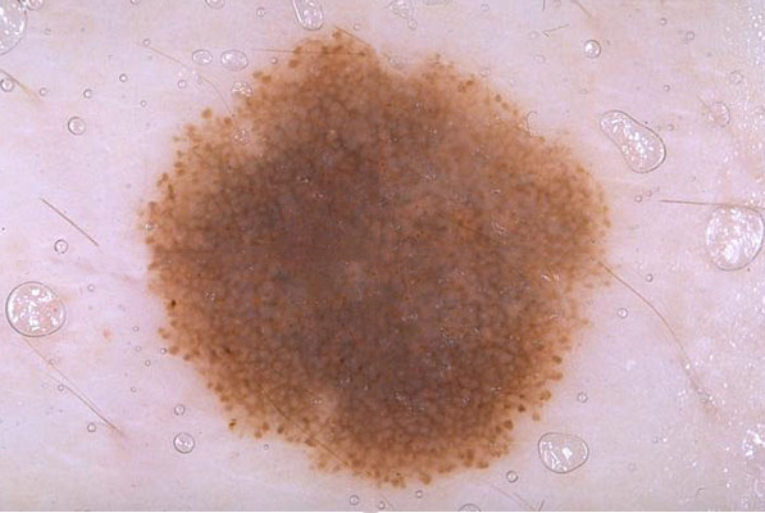
%> input picture Images/IMD_0001.png, 765 x 513 px
$ octave --eval "result = RemoveHair(imread('Images/IMD_0001.png'));"   (GNU Octave 9; MATLAB toolbox functions it lacks are replaced by stand-ins)
%> lines starting %> are read from the running program, lines starting %| are printed output that depends on the picture; in (x1, y1, x2, y2) boxes, pixels count from 0 and x2, y2 are one past the last pixel; in counts of white or black regions, pixels touching at a corner belong together; the program's own positions count from 1
% INPUT %
% rgb - imagem RGB
% intensity - n鷐ero de vezes que aplica o filtro de m閐ia para suavizar os
% fios de cabelo. recomendado valores de 1 a 5
% OUTPUT %
% RGB - imagem sem cabelos

function img_rgb = RemoveHair(img_rgb)

% Original size
[rows,cols,~] = size(img_rgb);
%> rows = 513; cols = 765

% Filters
MeanFilter = ones(3,3)/9;
% LaplacianFilter = [ 2 2 2; 2 -16 2; 2 2 2 ];
LoG = [ 0 0 1 0 0; 0 1 2 1 0; 1 2 -16 2 1; 0 1 2 1 0; 0 0 1 0 0 ];

% Variables
se = strel('disk',5);
img_original = img_rgb;
%> img_original is the input picture: size 513x765x3 uint8; mean R, G, B 192.9, 160.1, 160
n = 225; m = 300;
if rows ~= n & cols ~= m
    img_rgb = imresize(img_rgb,[225 300]);
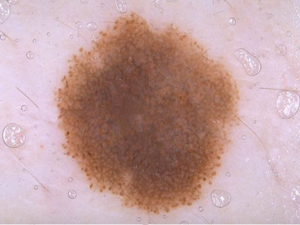
%> img_rgb: size 225x300x3 uint8; mean R, G, B 192.9, 160.1, 160
end
threshold = 0.3;

% ----------------------------------------- %

% Convert img to gray scale
img_gray = rgb2gray(img_rgb);
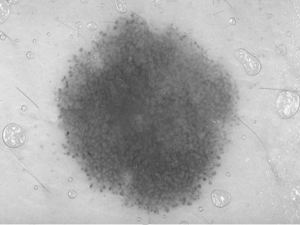
%> img_gray: size 225x300 uint8; min 62, max 253, mean 169.9

% Generate the hair mask
Imask = imfilter(img_gray,LoG);
Imask = imfilter(Imask,MeanFilter);
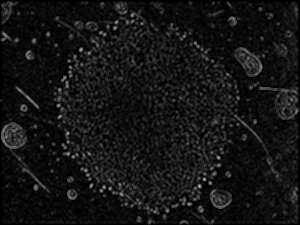
%> Imask: size 225x300 uint8; min 0, max 199, mean 20.5
Imask = im2bw(Imask,threshold);
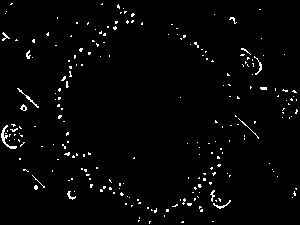
%> Imask: size 225x300 logical; 2.1% white in thin lines or dots

% Inpainting (Fast Digital Image Inpainting)
Imask = imresize(Imask,[rows cols]);
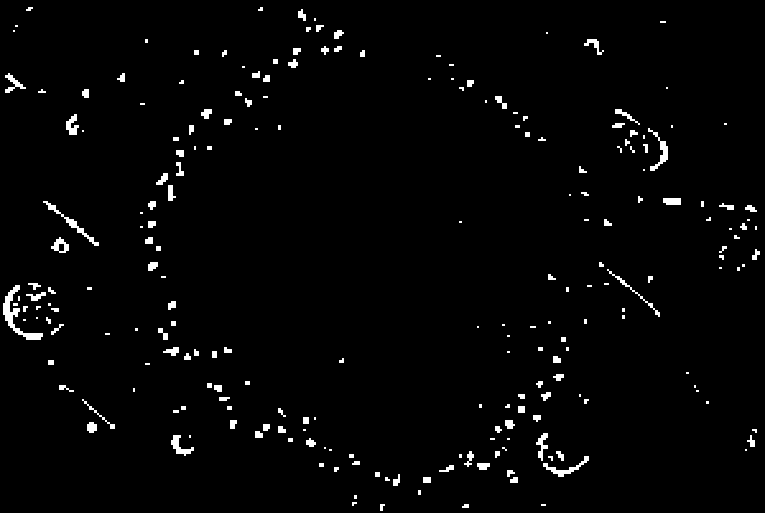
%> Imask: size 513x765 logical; 2.1% white; 226 white regions (98 under 20 px), largest, box (x1, y1, x2, y2) and area: (3, 285, 43, 340) 522, (43, 201, 99, 246) 285, (543, 456, 589, 477) 237
% [11 lines of commented-out code are left out]

img_rgb = inpainting(img_original, Imask);

% [6 lines of commented-out code are left out]

function F = inpainting(I, Imask)

[rows,cols,~] = size(I);
%> rows = 513; cols = 765
F = I;

index = find(Imask(:)==1);
%> index = 8329 values from 1843 to 389622
I(index) = 0;
I(rows*cols + index) = 0;
I(2*rows*cols + index) = 0;
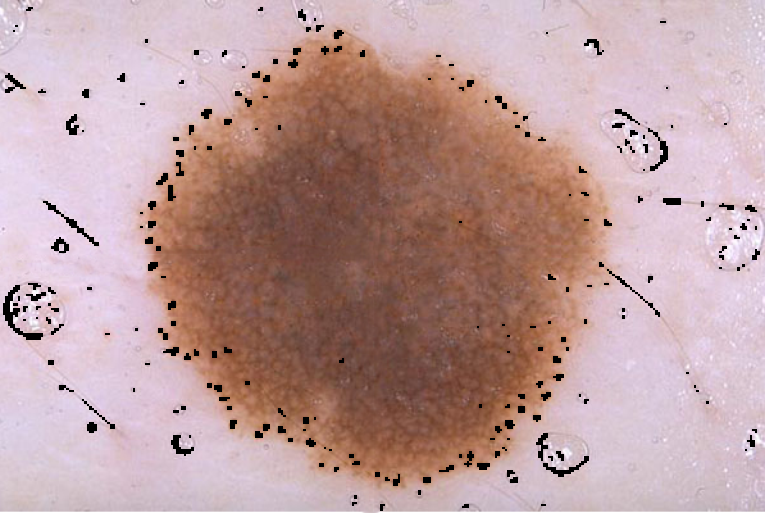
%> I: size 513x765x3 uint8; mean R, G, B 188.8, 156.8, 156.8

s = 6;
for i=1:rows
    mi = -s+i;
    Mi = s+i;
    for j=1:cols
        mj = -s+j;
        Mj = s+j;
        if Imask(i,j) == 1
            if (i > s & j > s) & (i<=(rows-s) & j<=(cols-s))
                J = I(mi:Mi,mj:Mj,:);
                n = length(find(J(:,:,1)>0));
                F(i,j,:) = sum(sum(J))/n;
            else
                J = I(max(mi,1):min(Mi,rows),max(mj,1):min(Mj,cols),:);
                n = length(find(J(:,:,1)>0));
                F(i,j,:) = sum(sum(J))/n;
            end
        end
    end
end
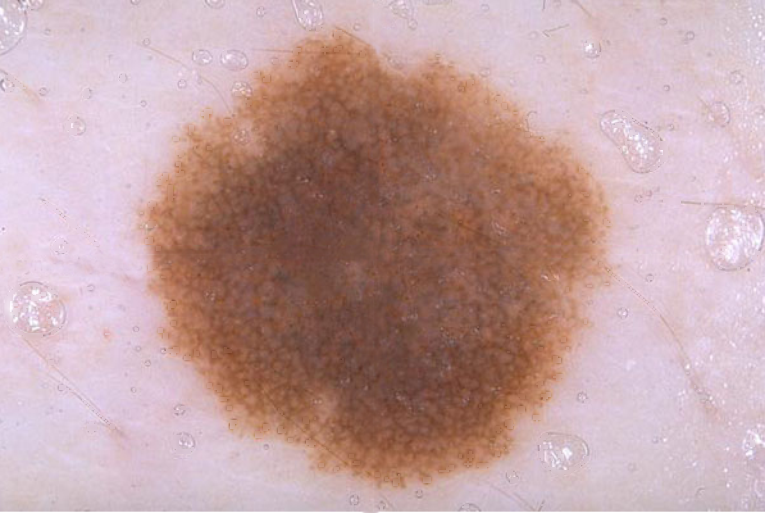
%> F: size 513x765x3 uint8; 2.12% of pixels changed, all inside (x1, y1, x2, y2) = (3, 7, 760, 511)
%> after the loop, n = 92

F = uint8(F);

$ run again, on Images/IMD_0002.png
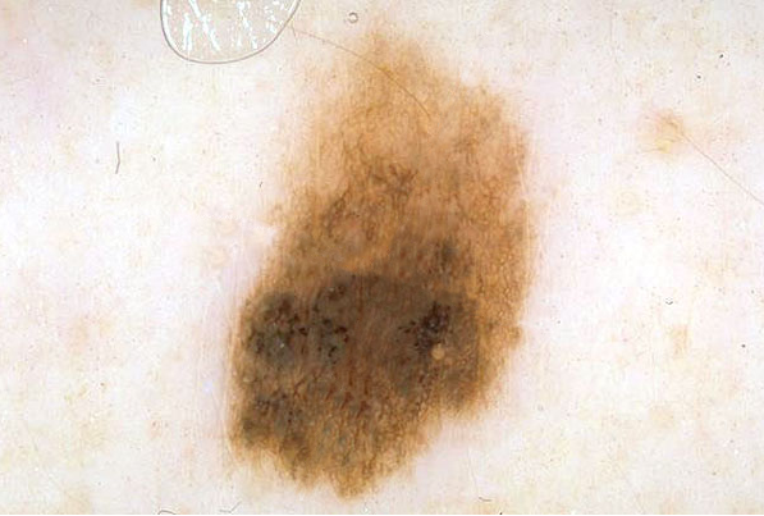
%> input picture Images/IMD_0002.png, 764 x 516 px
%> in RemoveHair, img_original is the input picture: size 516x764x3 uint8; mean R, G, B 223.4, 206.1, 191
%> in RemoveHair, `Imask = imresize(Imask,[rows cols]);`:
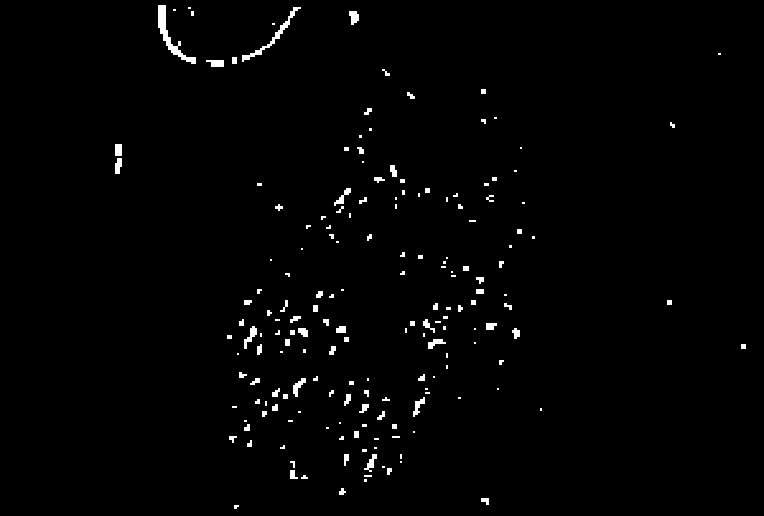
%> Imask: size 516x764 logical; 1.4% white; 180 white regions (90 under 20 px), largest, box (x1, y1, x2, y2) and area: (158, 5, 196, 64) 500, (242, 7, 301, 62) 338, (244, 326, 257, 349) 120
%> index = 5332 values from 59485 to 384769
%> after the loop in inpainting, `for i=1:rows`:
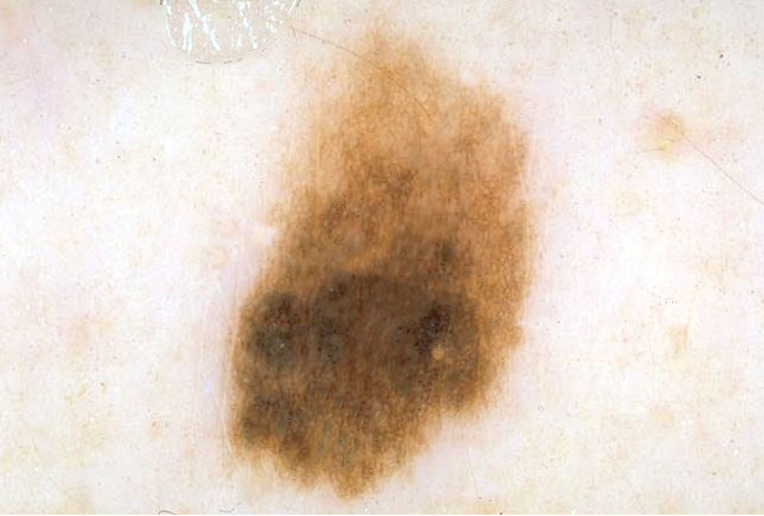
%> F: size 516x764x3 uint8; 1.35% of pixels changed, all inside (x1, y1, x2, y2) = (115, 5, 746, 509)
%> after the loop in inpainting, `for i=1:rows`: n = 153

$ run again, on Images/IMD_0003.png
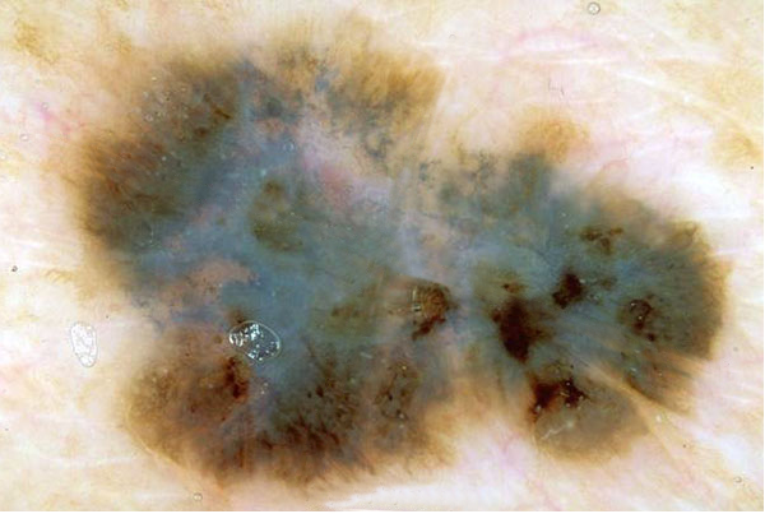
%> input picture Images/IMD_0003.png, 765 x 514 px
%> in RemoveHair, img_original is the input picture: size 514x765x3 uint8; mean R, G, B 173.9, 160.8, 140.3
%> in RemoveHair, `Imask = imresize(Imask,[rows cols]);`:
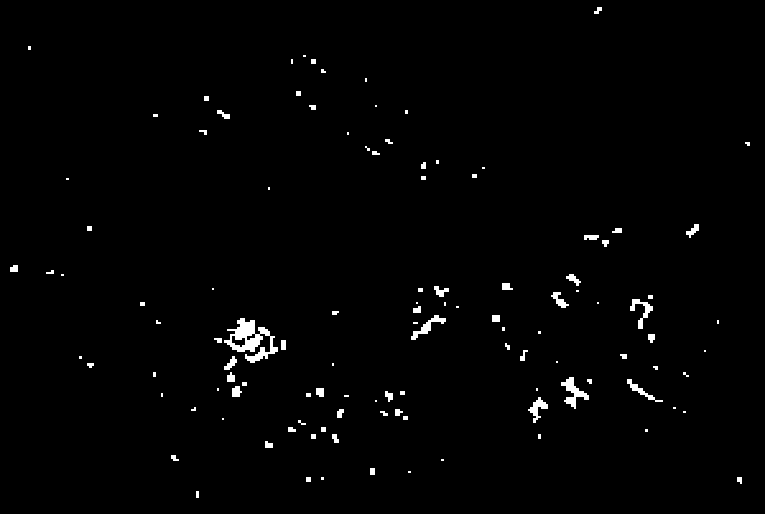
%> Imask: size 514x765 logical; 1.3% white; 114 white regions (49 under 20 px), largest, box (x1, y1, x2, y2) and area: (224, 318, 278, 363) 1016, (561, 377, 589, 409) 335, (411, 315, 446, 340) 240
%> index = 4997 values from 5408 to 385132
%> after the loop in inpainting, `for i=1:rows`:
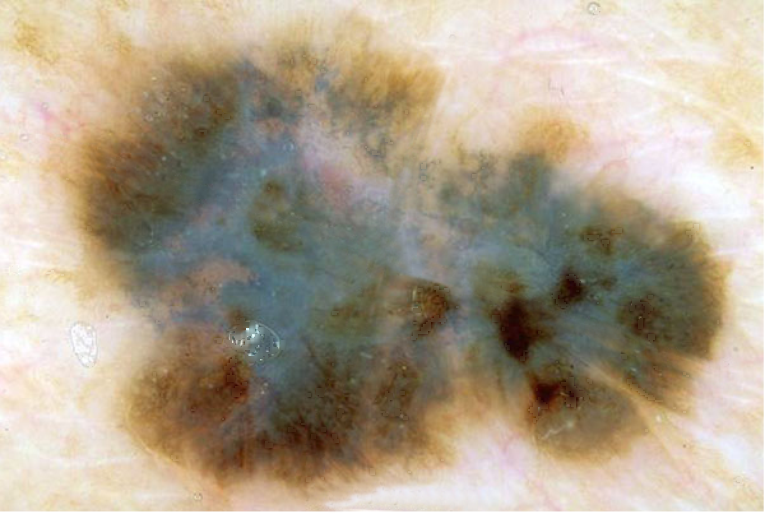
%> F: size 514x765x3 uint8; 1.27% of pixels changed, all inside (x1, y1, x2, y2) = (10, 7, 750, 498)
%> after the loop in inpainting, `for i=1:rows`: n = 148
